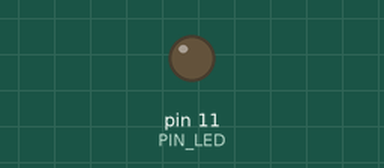
Bench run of a sketch on a simulated Arduino Uno, built with avr-gcc and run on an emulated ATmega328P. Shown: output pins drawn as LEDs (lit = HIGH).

Above: at 1.0 s.
At 3.0 s:
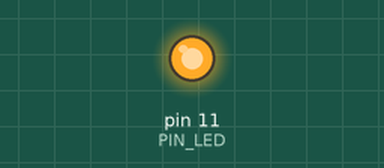
Timing chart, 0 to 5.2 s (numbered marks = the images above):
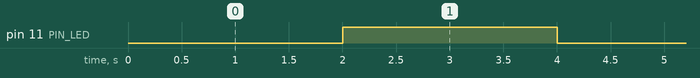

The sketch:

IRF4020P_Sender.ino
```cpp
#include <SoftwareSerial.h>

const int PIN_RX = 2;
const int PIN_TX = 3;
const int PIN_LED = 11;

SoftwareSerial serial(PIN_RX, PIN_TX);
void setup()
{
  serial.begin(9600);
  pinMode(PIN_LED, OUTPUT);
}

void loop()
{
//  digitalWrite(DATA_PIN, LOW);
//  delay( 3000 );
//  digitalWrite(DATA_PIN, HIGH);
//  delay( 1000 );

  serial.write( 123 );
  digitalWrite( PIN_LED, LOW );
  delay( 2000 );

  serial.write( 255 );
  digitalWrite( PIN_LED, HIGH );
  delay( 2000 );

}
```

Measured:
- by itself, pin 11 (PIN_LED): alternates HIGH for 2.0 s and LOW for 2.0 s
